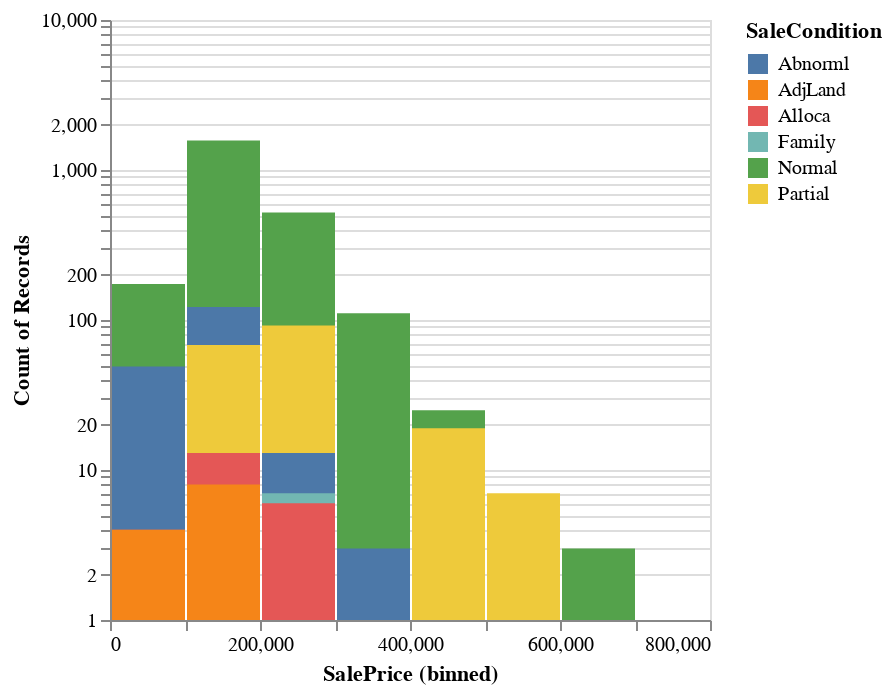

Notebook cell for this chart:
### Code cell
alt.Chart(df).mark_bar().encode(
    alt.X("SalePrice:Q").bin(),
    alt.Y("count()").scale(type="log"),
    color="SaleCondition:N",
)

### Figure 1 — Vega specification as saved in the notebook (floating-point values rounded to 4 significant figures)
{"$schema": "https://vega.github.io/schema/vega/v5.json", "data": [{"name": "source_0", "values": [{"SaleCondition": "Normal", "__count": 520, "bin_maxbins_10_SalePrice": 200000.0, "bin_maxbins_10_SalePrice_end": 300000.0}, {"SaleCondition": "Normal", "__count": 1575, "bin_maxbins_10_SalePrice": 100000.0, "bin_maxbins_10_SalePrice_end": 200000.0}, {"SaleCondition": "Normal", "__count": 4, "bin_maxbins_10_SalePrice": 500000.0, "bin_maxbins_10_SalePrice_end": 600000.0}, {"SaleCondition": "Partial", "__count": 58, "bin_maxbins_10_SalePrice": 300000.0, "bin_maxbins_10_SalePrice_end": 400000.0}, {"SaleCondition": "Family", "__count": 31, "bin_maxbins_10_SalePrice": 100000.0, "bin_maxbins_10_SalePrice_end": 200000.0}, {"SaleCondition": "Normal", "__count": 174, "bin_maxbins_10_SalePrice": 0.0, "bin_maxbins_10_SalePrice_end": 100000.0}, {"SaleCondition": "Family", "__count": 6, "bin_maxbins_10_SalePrice": 0.0, "bin_maxbins_10_SalePrice_end": 100000.0}, {"SaleCondition": "Normal", "__count": 111, "bin_maxbins_10_SalePrice": 300000.0, "bin_maxbins_10_SalePrice_end": 400000.0}, {"SaleCondition": "Partial", "__count": 92, "bin_maxbins_10_SalePrice": 200000.0, "bin_maxbins_10_SalePrice_end": 300000.0}, {"SaleCondition": "Partial", "__count": 1, "bin_maxbins_10_SalePrice": 600000.0, "bin_maxbins_10_SalePrice_end": 700000.0}, {"SaleCondition": "Normal", "__count": 25, "bin_maxbins_10_SalePrice": 400000.0, "bin_maxbins_10_SalePrice_end": 500000.0}, {"SaleCondition": "Abnorml", "__count": 122, "bin_maxbins_10_SalePrice": 100000.0, "bin_maxbins_10_SalePrice_end": 200000.0}, {"SaleCondition": "Abnorml", "__count": 49, "bin_maxbins_10_SalePrice": 0.0, "bin_maxbins_10_SalePrice_end": 100000.0}, {"SaleCondition": "Alloca", "__count": 4, "bin_maxbins_10_SalePrice": 0.0, "bin_maxbins_10_SalePrice_end": 100000.0}, {"SaleCondition": "Partial", "__count": 68, "bin_maxbins_10_SalePrice": 100000.0, "bin_maxbins_10_SalePrice_end": 200000.0}, {"SaleCondition": "Partial", "__count": 7, "bin_maxbins_10_SalePrice": 500000.0, "bin_maxbins_10_SalePrice_end": 600000.0}, {"SaleCondition": "Partial", "__count": 19, "bin_maxbins_10_SalePrice": 400000.0, "bin_maxbins_10_SalePrice_end": 500000.0}, {"SaleCondition": "Normal", "__count": 3, "bin_maxbins_10_SalePrice": 600000.0, "bin_maxbins_10_SalePrice_end": 700000.0}, {"SaleCondition": "Family", "__count": 1, "bin_maxbins_10_SalePrice": 400000.0, "bin_maxbins_10_SalePrice_end": 500000.0}, {"SaleCondition": "Abnorml", "__count": 1, "bin_maxbins_10_SalePrice": 500000.0, "bin_maxbins_10_SalePrice_end": 600000.0}, {"SaleCondition": "Abnorml", "__count": 13, "bin_maxbins_10_SalePrice": 200000.0, "bin_maxbins_10_SalePrice_end": 300000.0}, {"SaleCondition": "Alloca", "__count": 13, "bin_maxbins_10_SalePrice": 100000.0, "bin_maxbins_10_SalePrice_end": 200000.0}, {"SaleCondition": "Family", "__count": 7, "bin_maxbins_10_SalePrice": 200000.0, "bin_maxbins_10_SalePrice_end": 300000.0}, {"SaleCondition": "Abnorml", "__count": 3, "bin_maxbins_10_SalePrice": 300000.0, "bin_maxbins_10_SalePrice_end": 400000.0}, {"SaleCondition": "Abnorml", "__count": 1, "bin_maxbins_10_SalePrice": 400000.0, "bin_maxbins_10_SalePrice_end": 500000.0}, {"SaleCondition": "AdjLand", "__count": 4, "bin_maxbins_10_SalePrice": 0.0, "bin_maxbins_10_SalePrice_end": 100000.0}, {"SaleCondition": "Alloca", "__count": 6, "bin_maxbins_10_SalePrice": 200000.0, "bin_maxbins_10_SalePrice_end": 300000.0}, {"SaleCondition": "Abnorml", "__count": 1, "bin_maxbins_10_SalePrice": 700000.0, "bin_maxbins_10_SalePrice_end": 800000.0}, {"SaleCondition": "Normal", "__count": 1, "bin_maxbins_10_SalePrice": 700000.0, "bin_maxbins_10_SalePrice_end": 800000.0}, {"SaleCondition": "Family", "__count": 1, "bin_maxbins_10_SalePrice": 300000.0, "bin_maxbins_10_SalePrice_end": 400000.0}, {"SaleCondition": "AdjLand", "__count": 8, "bin_maxbins_10_SalePrice": 100000.0, "bin_maxbins_10_SalePrice_end": 200000.0}, {"SaleCondition": "Alloca", "__count": 1, "bin_maxbins_10_SalePrice": 300000.0, "bin_maxbins_10_SalePrice_end": 400000.0}]}, {"name": "source_0_color_domain_SaleCondition", "values": [{"SaleCondition": "Normal"}, {"SaleCondition": "Partial"}, {"SaleCondition": "Family"}, {"SaleCondition": "Abnorml"}, {"SaleCondition": "Alloca"}, {"SaleCondition": "AdjLand"}]}], "signals": [{"name": "bin_maxbins_10_SalePrice_bins", "value": {"fields": ["SalePrice"], "fname": "bin_SalePrice", "start": 0.0, "step": 100000.0, "stop": 800000.0}}], "marks": [{"type": "rect", "name": "marks", "from": {"data": "source_0"}, "encode": {"update": {"y": {"field": "__count", "scale": "y"}, "ariaRoleDescription": {"value": "bar"}, "x2": {"field": "bin_maxbins_10_SalePrice", "scale": "x", "offset": 1}, "description": {"signal": "\"SalePrice (binned): \" + (!isValid(datum[\"bin_maxbins_10_SalePrice\"]) || !isFinite(+datum[\"bin_maxbins_10_SalePrice\"]) ? \"null\" : format(datum[\"bin_maxbins_10_SalePrice\"], \"\") + \" – \" + format(datum[\"bin_maxbins_10_SalePrice_end\"], \"\")) + \"; Count of Records: \" + (format(datum[\"__count\"], \"\")) + \"; SaleCondition: \" + (isValid(datum[\"SaleCondition\"]) ? datum[\"SaleCondition\"] : \"\"+datum[\"SaleCondition\"])"}, "fill": {"field": "SaleCondition", "scale": "color"}, "x": {"field": "bin_maxbins_10_SalePrice_end", "scale": "x"}, "y2": {"field": {"signal": null, "datum": null, "group": "height", "parent": null}}}}, "style": ["bar"]}], "scales": [{"name": "x", "type": "linear", "domain": {"signal": "[bin_maxbins_10_SalePrice_bins.start, bin_maxbins_10_SalePrice_bins.stop]"}, "range": [0, {"signal": "width"}], "bins": {"signal": "bin_maxbins_10_SalePrice_bins"}, "zero": false}, {"name": "y", "type": "log", "domain": {"data": "source_0", "field": "__count"}, "range": [{"signal": "height"}, 0], "nice": true}, {"name": "color", "type": "ordinal", "domain": {"data": "source_0_color_domain_SaleCondition", "field": "SaleCondition", "sort": true}, "range": "category"}], "axes": [{"scale": "y", "labels": false, "minExtent": 0, "maxExtent": 0, "zindex": 0, "orient": "left", "gridScale": "x", "ticks": false, "domain": false, "aria": false, "grid": true}, {"scale": "x", "labelOverlap": true, "tickCount": {"signal": "ceil(width/10)"}, "grid": false, "orient": "bottom", "title": "SalePrice (binned)", "zindex": 0, "labelFlush": true}, {"scale": "y", "title": "Count of Records", "zindex": 0, "labelOverlap": "greedy", "grid": false, "orient": "left"}], "background": "white", "legends": [{"fill": "color", "symbolType": "square", "title": "SaleCondition"}], "height": 300, "style": "cell", "padding": 5, "width": 300}
